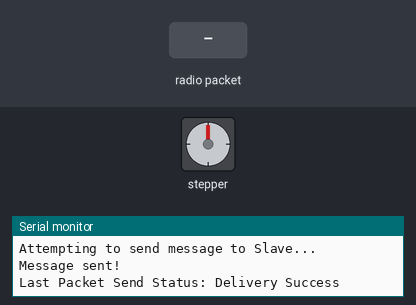
A sketch run on a simulated ESP32. Shown: stepper motor, the last lines printed to the serial monitor. Wiring (inferred from the names in the program): stepper motor (2048 steps per turn assumed): coils GPIO 23, GPIO 22, GPIO 21, GPIO 19. The test bench sets the inputs (shaded band).

Above: at 1.2 s.
1.3 s: radio packet "Forward" arrives
At 2.5 s:
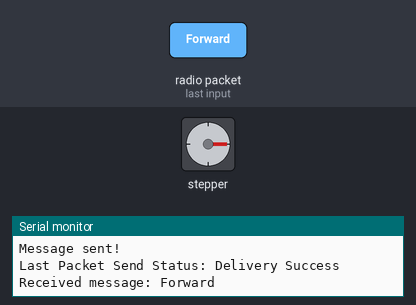
4.3 s: radio packet "Backward" arrives
7.3 s: radio packet "1" arrives
At 8.4 s:
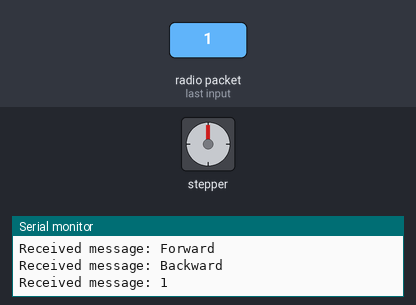
9.0 s: radio packet "Backward" arrives
At 9.16 s:
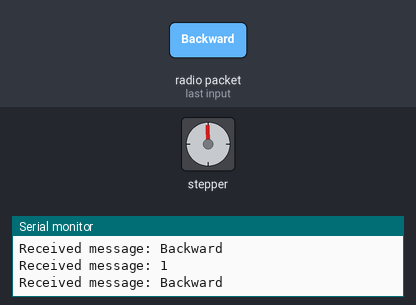
12.0 s: radio packet "0" arrives
At 13.5 s:
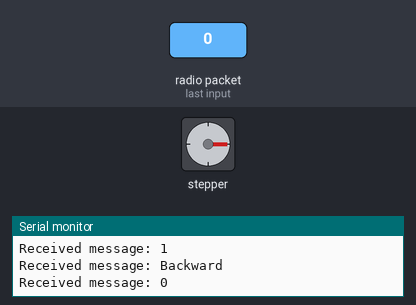
Timing chart, 0 to 14.5 s (numbered marks = the images above; inputs shaded):
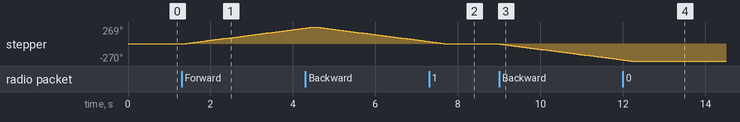

Measured:
- after the input at 1.3 s, stepper: keeps turning clockwise at about 85°/s, starting at once
- after the input at 7.3 s, stepper: goes on until 7.8 s, then stays 0°
- after the input at 9.0 s, stepper: keeps turning counter-clockwise at about 85°/s, starting at once
- after the input at 12.0 s, stepper: goes on until 12.2 s, then stays -270°

The sketch:

Slave.ino
```cpp
#include <WiFi.h>
#include <esp_now.h>

// Define the control pins
#define IN1 23
#define IN2 22
#define IN3 21
#define IN4 19

// Replace with the new Master ESP32's MAC address
uint8_t masterAddress[] = {0x08, 0xa6, 0xf7, 0xa0, 0x5a, 0x70};  // Updated MAC address

// Structure to hold the message
typedef struct struct_message {
  char message[32];
} struct_message;

// Create a message instance
struct_message myData;

String task;

// Callback when data is sent
void OnDataSent(const uint8_t *mac_addr, esp_now_send_status_t status) {
  Serial.print("Last Packet Send Status: ");
  if (status == ESP_NOW_SEND_SUCCESS) {
    Serial.println("Delivery Success");
  } else {
    Serial.println("Delivery Fail");
  }
}

void OnDataRecv(const esp_now_recv_info_t *info, const uint8_t *incomingData, int len) {
  char receivedMessage[len + 1];
  memcpy(receivedMessage, incomingData, len);
  receivedMessage[len] = '\0';  // Null-terminate the string

  Serial.print("Received message: ");
  Serial.println(receivedMessage);

  if (strcmp(receivedMessage, "Forward") == 0) {
    task = "Forward";
  }
  else if (strcmp(receivedMessage, "Backward") == 0) {
    task = "Backward";
  }
  else {
    task = "Stop";
  }
}

void SendMessage(char message[32]){

  // Prepare the message
  strcpy(myData.message, message);

  // Send the message once
  Serial.println("Attempting to send message to Slave...");
  esp_now_send(masterAddress, (uint8_t *) &myData, sizeof(myData));
  Serial.println("Message sent!");
}

// Set desired RPM
float desiredRPM = 58; // Change this to your desired RPM

void setup() {

  // Set the control pins as outputs
  pinMode(IN1, OUTPUT);
  pinMode(IN2, OUTPUT);
  pinMode(IN3, OUTPUT);
  pinMode(IN4, OUTPUT);

  // Initialize Serial Monitor
  Serial.begin(115200);
  while (!Serial);  // Wait for Serial Monitor to open
  Serial.println("Slave ESP32 Started.");

  // Initialize WiFi in Station mode
  WiFi.mode(WIFI_STA);

  // Initialize ESP-NOW
  if (esp_now_init() != ESP_OK) {
    Serial.println("Error initializing ESP-NOW");
    return;
  }
  Serial.println("ESP-NOW initialized.");

  // Register the send callback
  esp_now_register_send_cb(OnDataSent);

  // Register the receive callback function
  esp_now_register_recv_cb(OnDataRecv);

  // Define the peer (Master)
  esp_now_peer_info_t peerInfo;
  memcpy(peerInfo.peer_addr, masterAddress, 6);  // Copy the new Master's MAC address
  peerInfo.channel = 0;  // Use current channel
  peerInfo.encrypt = false;  // No encryption

  // Add the peer
  if (esp_now_add_peer(&peerInfo) != ESP_OK) {
    Serial.println("Failed to add peer");
    return;
  }
  Serial.println("Peer (Master) added successfully.");

  SendMessage("Hi slave!");


  // // Prepare the message
  // strcpy(myData.message, "Hi Master");

  // // Send the message once
  // Serial.println("Attempting to send message to Master...");
  // esp_now_send(masterAddress, (uint8_t *) &myData, sizeof(myData));
  // Serial.println("Message sent!");

  // Serial.println("Slave ESP32 is ready to receive messages.");
}

void loop() {
  // No loop is needed since we send the message only once
  // Determine motor direction based on joystick position

  if (task == "Forward") { // Joystick pushed right
    rotateMotor(1); // Rotate clockwise
  }
  else if (task == "Backward") { // Joystick pushed left
    rotateMotor(-1); // Rotate counterclockwise
  }
  else {
    // If joystick is in neutral position, stop the motor
    stopMotor(); // Stop the motor
  }

  // Small delay to avoid rapid motor steps
  delay(50); // Adjust as needed

}

// Function to rotate the motor
void rotateMotor(int direction) {
  for (int i = 0; i < 512; i++) { // Adjust number of steps as needed
    if (direction == 1) {
      stepMotor(i % 4); // Clockwise
    } else {
      stepMotor(3 - (i % 4)); // Counterclockwise
    }
    delay(calculateDelay(desiredRPM)); // Delay based on RPM
  }
}

// Function to stop the motor
void stopMotor() {
  // Set all control pins to LOW to stop the motor
  digitalWrite(IN1, LOW);
  digitalWrite(IN2, LOW);
  digitalWrite(IN3, LOW);
  digitalWrite(IN4, LOW);
}

// Function to control the stepper motor
void stepMotor(int step) {
  switch (step) {
    case 0:
      digitalWrite(IN1, HIGH);
      digitalWrite(IN2, LOW);
      digitalWrite(IN3, LOW);
      digitalWrite(IN4, LOW);
      break;
    case 1:
      digitalWrite(IN1, LOW);
      digitalWrite(IN2, HIGH);
      digitalWrite(IN3, LOW);
      digitalWrite(IN4, LOW);
      break;
    case 2:
      digitalWrite(IN1, LOW);
      digitalWrite(IN2, LOW);
      digitalWrite(IN3, HIGH);
      digitalWrite(IN4, LOW);
      break;
    case 3:
      digitalWrite(IN1, LOW);
      digitalWrite(IN2, LOW);
      digitalWrite(IN3, LOW);
      digitalWrite(IN4, HIGH);
      break;
  }
}

// Function to calculate the delay based on desired RPM
int calculateDelay(float rpm) {
  // Steps per revolution for the 28BYJ-48 (2048 steps for full rotation)
  int stepsPerRevolution = 512;
  float secondsPerRevolution = 60.0 / rpm; // Time for one revolution in seconds
  float delayPerStep = (secondsPerRevolution / stepsPerRevolution) * 1000; // Convert to milliseconds
  return (int)delayPerStep; // Return as integer
}
```
